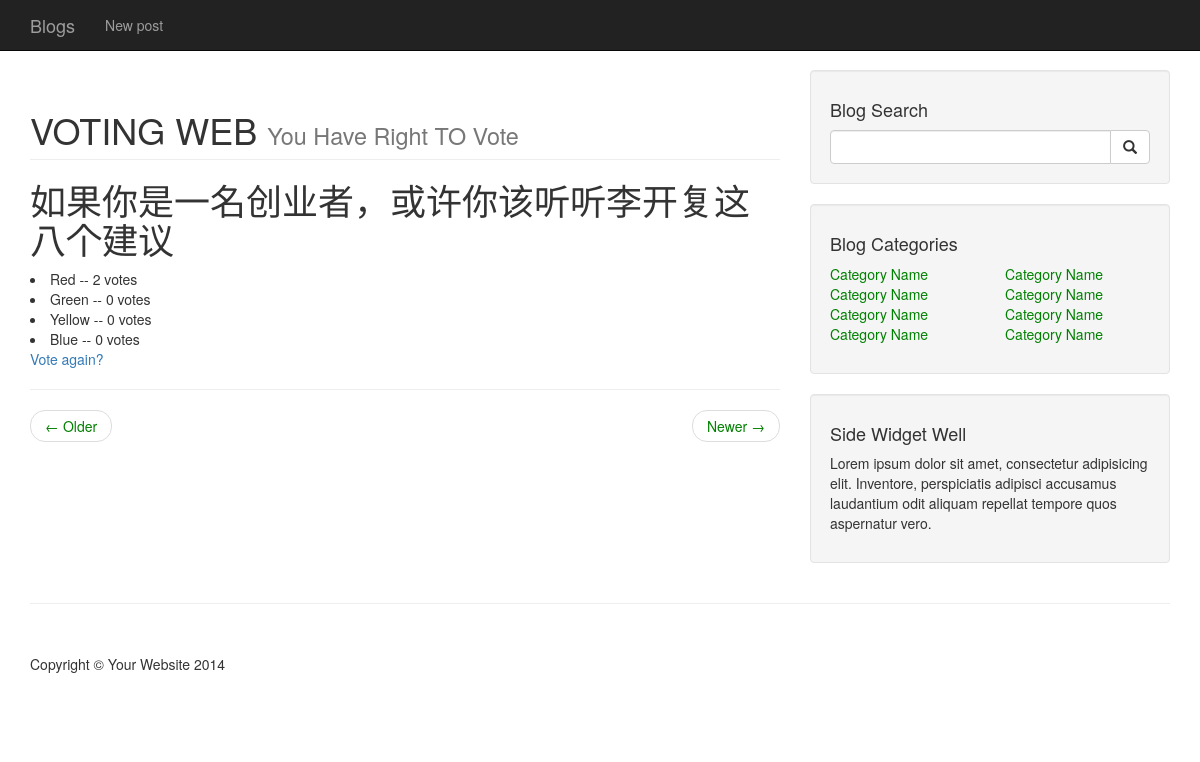
The page /polls/4/results/ on the database its author committed.
### polls/models.py (models this page shows, shortened)
class Blog(models.Model):
	content=RichTextUploadingField(blank=True)
	title=models.CharField(max_length=200,unique=True)
	pub_date=models.DateTimeField('date published', default=timezone.now)
	def was_published_recently(self):
		now=timezone.now()
		return now - datetime.timedelta(days=1)  <= self.pub_date <=now
	was_published_recently.admin_order_field='pub_date'
	was_published_recently.boolean=True
	was_published_recently.short_description='Published recently?'

class Choice(models.Model):
	question=models.ForeignKey(Blog)
	choice_text=models.CharField(max_length=200)
	votes=models.IntegerField(default=0)

### polls/views.py (the view)
# urls.py: url(r'^(?P<pk>[0-9]+)/results/$',views.ResultsView.as_view(),name='results'),
class ResultsView(generic.DetailView):
	model=Blog
	template_name='polls/results.html'

### polls/templates/polls/results.html
 {% extends "polls/base.html" %}
{% block content%}
 <h1>{{ blog.title }}</h1>
 <u1>
 {% for choice in blog.choice_set.all %}
	<li>{{ choice.choice_text }} -- {{ choice.votes }} vote{{choice.votes|pluralize }}</li>
{% endfor %}
</u1>
<a href="{% url 'polls:detail' blog.id %}">Vote again?</a>
{% endblock %}

### polls/static/polls/style.css (style rules this page uses)
body { padding-top: 70px; }

### rows shown on the page
Blog: title "如果你是一名创业者，或许你该听听李开复这八个建议"
Choice: choice_text "Red", votes "2"
Choice: choice_text "Green", votes "0"
Choice: choice_text "Yellow", votes "0"
Choice: choice_text "Blue", votes "0"
